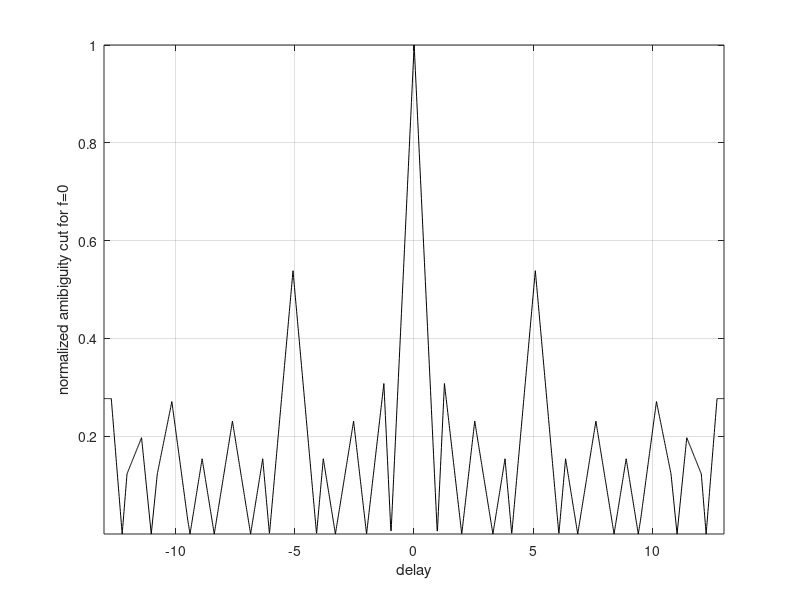
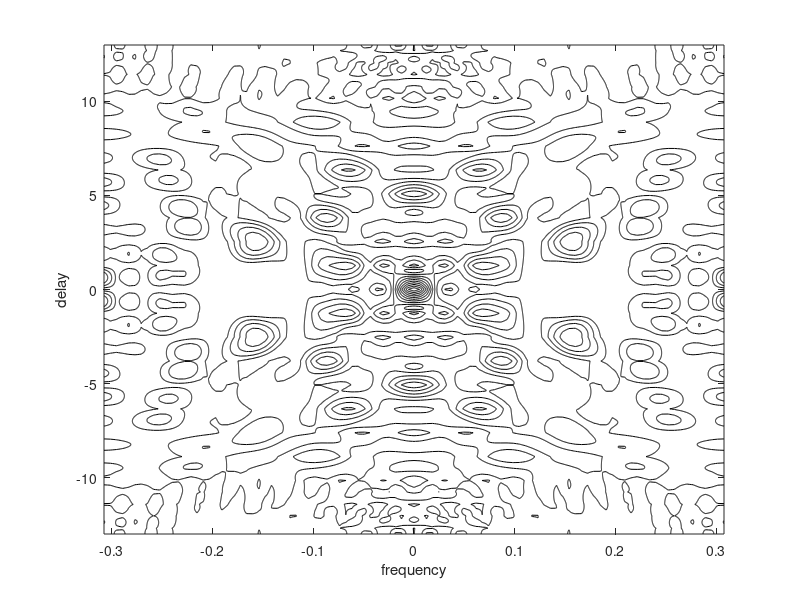
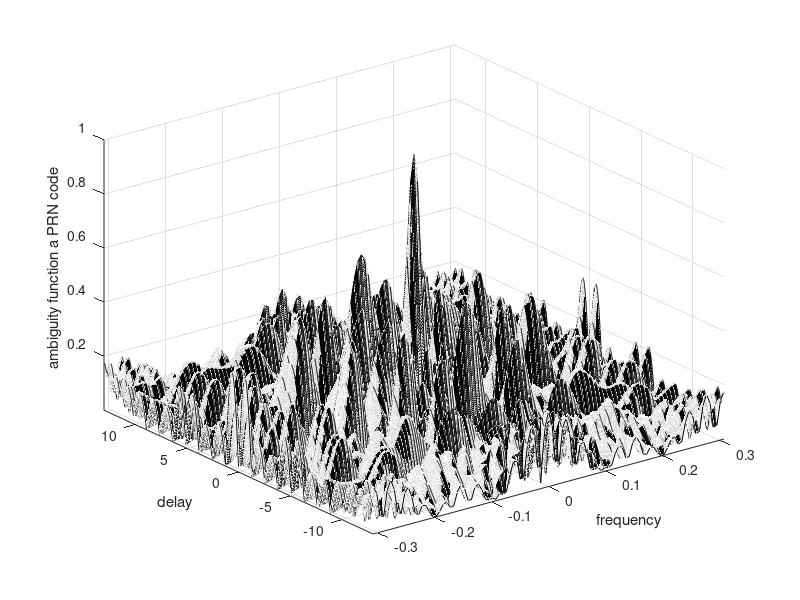

Recreate these plots in MATLAB, in order.
%% CODE for ambiguity function through fft
%%% source: http://maxwell.sze.hu/~ungert/Radiorendszerek_satlab/Segedanyagok/Ajanlott_irodalom/matlab_simulations_for_radar_systems_design_(cuppy).pdf
%%% page: 247/686

%%% source: https://www.ocf.berkeley.edu/~marsy/resources/gnss/A%20Software-Defined%20GPS%20and%20Galileo%20Receiver.pdf
%%% page: 83/185


%%% Note: the code calc the ambiguity function between the same sequence:
%%%       Modify v or u and adapt to handle PRN and signal
uinput=[1 -1 1 -1 1 1 1 -1 1 1 1 -1 1];

%%%%%%%%%%%%%%%%%
% parallel code phase search acquisition
%   circular cross correlation between the input and the
%   PRN code without shifted code phase
%%%%%%%%%%%%%%%%%


% Compute and plot the ambiguity function for a PRN code
% Compute the ambiguity function by utilizing the FFT
% through combining multiple range cuts
% OUTPUT: ambig
N = size(uinput,2);
tau = N;
PRN = uinput;
samp_num = size(PRN,2) * 100;
n = ceil(log(samp_num) / log(2));
nfft = 2^n;
u(1:nfft) = 0;
j = 0;
for index = 1:100:samp_num
 index;
 j = j+1;
 u(index:index+100-1) = PRN(j);
end
% set-up the array v
v = u;
delay = linspace(0,5*tau,nfft); %delay of 0 - half PRN
freq_del = 8 / tau /100; %100 freq shift?
j = 0;
vfft = fft(v,nfft); %fft primo segnale, v = segnale in ingresso
% u = PRN locale
for freq = -4/tau:freq_del:4/tau %fdoppler
 j = j+1;
 exf = exp(sqrt(-1) * 2. * pi * freq .* delay);
 u_times_exf = u .* exf;
 ufft = fft(u_times_exf,nfft);
 prod = ufft .* conj(vfft);
 ambig(:,j) = fftshift(abs(ifft(prod))');
end
freq = -4/tau:freq_del:4/tau;
delay = linspace(-N,N,nfft);
figure(10)
mesh(freq,delay,ambig ./ max(max(ambig)))
colormap([.5 .5 .5])
colormap(gray)
axis tight
xlabel('frequency')
ylabel('delay')
zlabel('ambiguity function a PRN code')
figure(2)
plot(delay,ambig(:,51)/(max(max(ambig))),'k')
xlabel('delay')
ylabel('normalized amibiguity cut for f=0')
grid
axis tight
figure(3)
contour(freq,delay,ambig ./ max(max(ambig)))
axis tight
colormap([.5 .5 .5])
colormap(gray)
xlabel('frequency')
ylabel('delay')